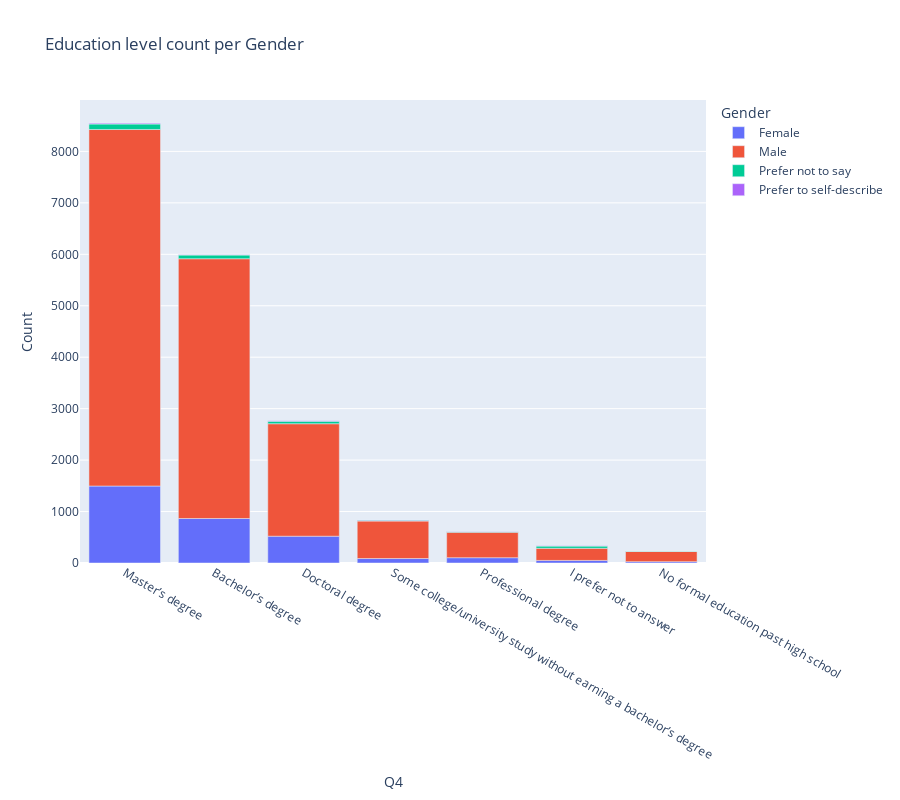

Notebook cell for this chart:
### Code cell
edu_gender_df = df[["Q2", "Q4"]]
edu_gender_groups = edu_gender_df.groupby(["Q4", "Q2"]).size().unstack()
fig = px.bar(edu_gender_groups, title="Education level count per Gender",
             labels={"Q2": "Education", "value": "Count"},
             height=800)
fig.update_layout(legend_title_text='Gender', xaxis={'categoryorder':'total descending'})
# fig.update_layout(barmode="group")
fig.show()

### Figure 1 — Plotly figure (JSON) as saved in the notebook; plotly's stock layout.template omitted (floating-point values rounded to 4 significant figures)
{"data": [{"alignmentgroup": "True", "hovertemplate": "Education=Female<br>Q4=%{x}<br>Count=%{y}<extra></extra>", "legendgroup": "Female", "marker": {"color": "#636efa", "pattern": {"shape": ""}}, "name": "Female", "offsetgroup": "Female", "orientation": "v", "showlegend": true, "textposition": "auto", "type": "bar", "x": ["Bachelor’s degree", "Doctoral degree", "I prefer not to answer", "Master’s degree", "No formal education past high school", "Professional degree", "Some college/university study without earning a bachelor’s degree"], "xaxis": "x", "y": [865, 521, 50, 1496, 26, 103, 87], "yaxis": "y"}, {"alignmentgroup": "True", "hovertemplate": "Education=Male<br>Q4=%{x}<br>Count=%{y}<extra></extra>", "legendgroup": "Male", "marker": {"color": "#EF553B", "pattern": {"shape": ""}}, "name": "Male", "offsetgroup": "Male", "orientation": "v", "showlegend": true, "textposition": "auto", "type": "bar", "x": ["Bachelor’s degree", "Doctoral degree", "I prefer not to answer", "Master’s degree", "No formal education past high school", "Professional degree", "Some college/university study without earning a bachelor’s degree"], "xaxis": "x", "y": [5049, 2186, 236, 6930, 199, 496, 728], "yaxis": "y"}, {"alignmentgroup": "True", "hovertemplate": "Education=Prefer not to say<br>Q4=%{x}<br>Count=%{y}<extra></extra>", "legendgroup": "Prefer not to say", "marker": {"color": "#00cc96", "pattern": {"shape": ""}}, "name": "Prefer not to say", "offsetgroup": "Prefer not to say", "orientation": "v", "showlegend": true, "textposition": "auto", "type": "bar", "x": ["Bachelor’s degree", "Doctoral degree", "I prefer not to answer", "Master’s degree", "No formal education past high school", "Professional degree", "Some college/university study without earning a bachelor’s degree"], "xaxis": "x", "y": [72, 48, 44, 106, 7, 9, 18], "yaxis": "y"}, {"alignmentgroup": "True", "hovertemplate": "Education=Prefer to self-describe<br>Q4=%{x}<br>Count=%{y}<extra></extra>", "legendgroup": "Prefer to self-describe", "marker": {"color": "#ab63fa", "pattern": {"shape": ""}}, "name": "Prefer to self-describe", "offsetgroup": "Prefer to self-describe", "orientation": "v", "showlegend": true, "textposition": "auto", "type": "bar", "x": ["Bachelor’s degree", "Doctoral degree", "I prefer not to answer", "Master’s degree", "No formal education past high school", "Professional degree", "Some college/university study without earning a bachelor’s degree"], "xaxis": "x", "y": [7, 12, 3, 17, 1, 3, 4], "yaxis": "y"}], "layout": {"barmode": "relative", "height": 800, "legend": {"title": {"text": "Gender"}, "tracegroupgap": 0}, "title": {"text": "Education level count per Gender"}, "xaxis": {"anchor": "y", "categoryorder": "total descending", "domain": [0, 1], "title": {"text": "Q4"}}, "yaxis": {"anchor": "x", "domain": [0, 1], "title": {"text": "Count"}}}}
